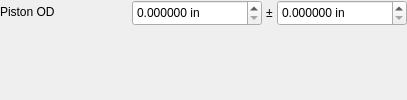
             <widget class="QWidget" name="male_depth_page">
              <layout class="QFormLayout" name="male_depth_form">
               <property name="horizontalSpacing">
                <number>2</number>
               </property>
               <property name="verticalSpacing">
                <number>2</number>
               </property>
               <property name="leftMargin">
                <number>0</number>
               </property>
               <property name="topMargin">
                <number>0</number>
               </property>
               <property name="rightMargin">
                <number>0</number>
               </property>
               <property name="bottomMargin">
                <number>0</number>
               </property>
               <item row="0" column="0">
                <widget class="QLabel" name="label_male_rod_od">
                 <property name="minimumSize">
                  <size>
                   <width>130</width>
                   <height>0</height>
                  </size>
                 </property>
                 <property name="maximumSize">
                  <size>
                   <width>130</width>
                   <height>16777215</height>
                  </size>
                 </property>
                 <property name="text">
                  <string>Piston OD</string>
                 </property>
                </widget>
               </item>
               <item row="0" column="1">
                <widget class="QFrame" name="dim_male_rod_od">
                 <property name="frameShape">
                  <enum>QFrame::Shape::NoFrame</enum>
                 </property>
                 <layout class="QHBoxLayout" name="hbox_male_rod_od">
                  <property name="spacing">
                   <number>4</number>
                  </property>
                  <property name="leftMargin">
                   <number>0</number>
                  </property>
                  <property name="topMargin">
                   <number>0</number>
                  </property>
                  <property name="rightMargin">
                   <number>0</number>
                  </property>
                  <property name="bottomMargin">
                   <number>0</number>
                  </property>
                  <item>
                   <widget class="AdaptiveSpinBox" name="spin_male_rod_od_nom">
                    <property name="minimumSize">
                     <size>
                      <width>130</width>
                      <height>26</height>
                     </size>
                    </property>
                    <property name="maximumSize">
                     <size>
                      <width>130</width>
                      <height>16777215</height>
                     </size>
                    </property>
                    <property name="keyboardTracking">
                     <bool>false</bool>
                    </property>
                    <property name="suffix">
                     <string> in</string>
                    </property>
                    <property name="decimals">
                     <number>6</number>
                    </property>
                    <property name="minimum">
                     <double>0.000000000000000</double>
                    </property>
                    <property name="maximum">
                     <double>10000.000000000000000</double>
                    </property>
                    <property name="singleStep">
                     <double>0.001000000000000</double>
                    </property>
                    <property name="value">
                     <double>0.000000000000000</double>
                    </property>
                   </widget>
                  </item>
                  <item>
                   <widget class="QLabel" name="plusminus_male_rod_od">
                    <property name="text">
                     <string>±</string>
                    </property>
                    <property name="alignment">
                     <set>Qt::AlignmentFlag::AlignCenter</set>
                    </property>
                   </widget>
                  </item>
                  <item>
                   <widget class="AdaptiveSpinBox" name="spin_male_rod_od_tol">
                    <property name="minimumSize">
                     <size>
                      <width>130</width>
                      <height>26</height>
                     </size>
                    </property>
                    <property name="maximumSize">
                     <size>
                      <width>130</width>
                      <height>16777215</height>
                     </size>
                    </property>
                    <property name="keyboardTracking">
                     <bool>false</bool>
                    </property>
                    <property name="suffix">
                     <string> in</string>
                    </property>
                    <property name="decimals">
                     <number>6</number>
                    </property>
                    <property name="maximum">
                     <double>10000.000000000000000</double>
                    </property>
                    <property name="singleStep">
                     <double>0.001000000000000</double>
                    </property>
                    <property name="value">
                     <double>0.000000000000000</double>
                    </property>
                   </widget>
                  </item>
                 </layout>
                </widget>
               </item>
              </layout>
             </widget>
